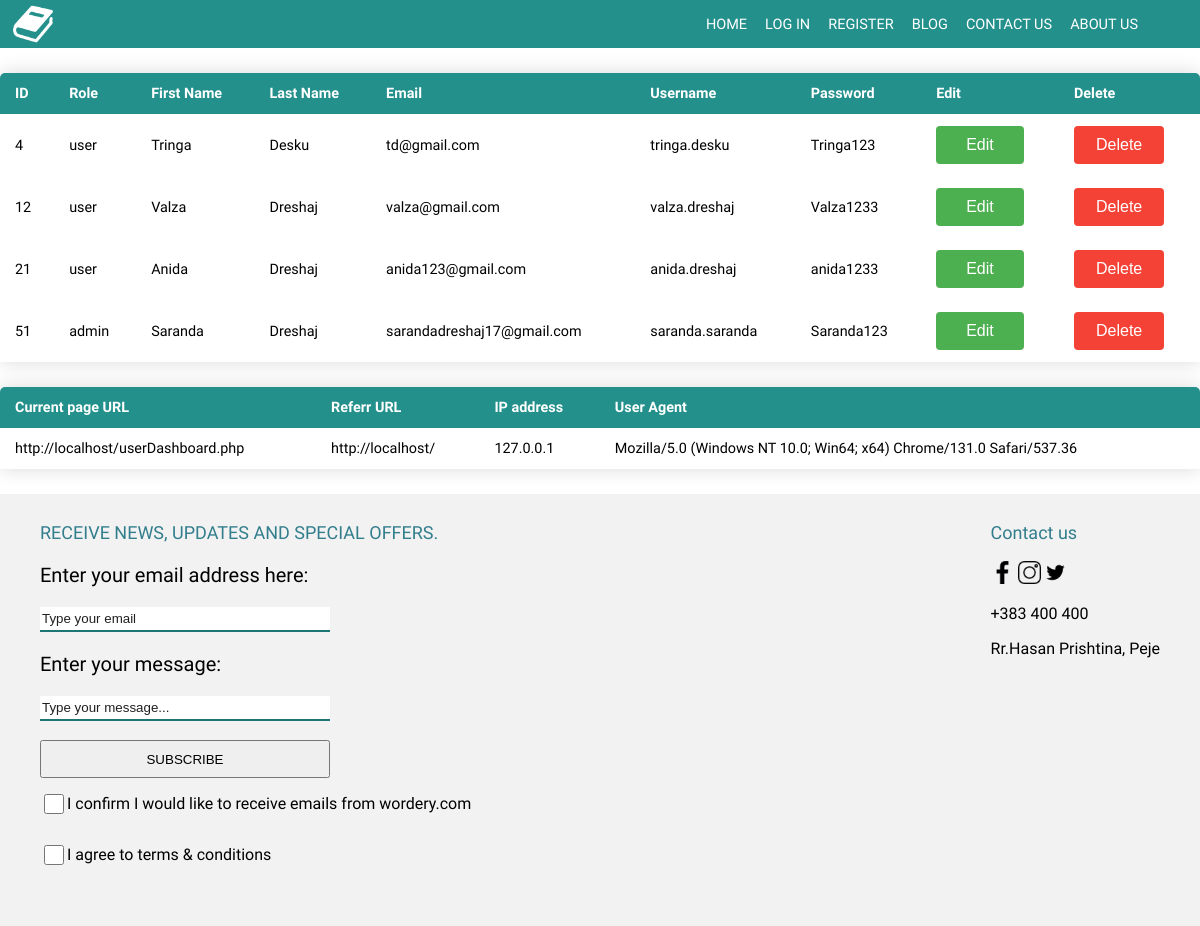
Screenshot of /userDashboard.php with the database file from the repository.
### tables this page shows
CREATE TABLE `user` (
  `id` int(11) NOT NULL,
  `role` varchar(11) DEFAULT '0',
  `name` varchar(255) NOT NULL,
  `surname` varchar(255) NOT NULL,
  `email` varchar(255) NOT NULL,
  `username` varchar(255) NOT NULL,
  `password` varchar(255) NOT NULL
);

### userRepository.php (called while the page is built, shortened)
<?php
class UserRepository
{
    private $connection;
    function __construct()
    {
        $conn = new DatabaseConnection;
        $this->connection = $conn->startConnection();
    }
    function getAllUsers()
    {
        $conn = $this->connection;
        $sql = "SELECT * from user";
        $statement = $conn->query($sql);
        $users = $statement->fetchAll();
        return $users;
    }
}

### log.php (called while the page is built, shortened)
<?php
$protocol = ((!empty($_SERVER['HTTPS']) && $_SERVER['HTTPS'] != 'off') || $_SERVER['SERVER_PORT'] == 443) ? "https://" : "http://";
$currentURL = $protocol . $_SERVER['HTTP_HOST'] . $_SERVER['REQUEST_URI'] . $_SERVER['QUERY_STRING'];
$user_ip_address = $_SERVER['REMOTE_ADDR'];
$referrer_url = !empty($_SERVER['HTTP_REFERER'])?$_SERVER['HTTP_REFERER']:'/';
$user_agent = $_SERVER['HTTP_USER_AGENT'];
?>

### userDashboard.php (the view, shortened to what this page needs)
<!DOCTYPE html>
<html lang="en">
<head>
  <link href="style.css" type="text/css" rel="stylesheet">
</head>
<body>
<?php
include 'inc/header.php';
include_once 'userRepository.php';
include_once 'log.php';
?>
<div>
    <table class="content-table">
        <thead>
            <tr>
              <th>ID</th>
              <th>Role</th>
              <th>First Name</th>
              <th>Last Name</th>
              <th>Email</th>
              <th>Username</th>
              <th>Password</th>
              <th>Edit</th>
              <th>Delete</th>
            </tr>
        </thead>
        <tbody>
            <?php
                $u = new userRepository;
                $allUsers = $u->getAllUsers();
                foreach($allUsers as $users):
            ?>
            <tr>
                <td><?php echo $users['id'] ?></td>
                <td><?php echo $users['role'] ?></td>
                <td><?php echo $users['name'] ?></td>
                <td><?php echo $users['surname'] ?></td>
                <td><?php echo $users['email']?></td>
                <td><?php echo $users['username'] ?></td>
                <td><?php echo $users['password'] ?></td>
                <td><button class="bttn"><a href="edit-users.php?id=<?php echo $users['id']; ?>" class="ahreff">Edit</a></button></td>
                <td><button class="bttn2"><a href="delete-users.php?id=<?php echo $users['id'] ?>" class="ahreff">Delete</a></button></td>
            </tr>
            <?php endforeach; ?>
        </tbody>
    </table>
</div>
<div>
    <table class="content-table">
        <thead>
            <tr>
              <th>Current page URL</th>
              <th>Referr URL</th>
              <th>IP address</th>
              <th>User Agent</th>
            </tr>
        </thead>
        <tbody>
            <tr>
                <td><?php echo $currentURL; ?></td>
                <td><?php echo $referrer_url; ?></td>
                <td><?php echo $user_ip_address;?></td>
                <td><?php echo $user_agent; ?></td>
            </tr>
        </tbody>
    </table>
</div>
<?php
        include 'inc/footer.php';
    ?>
</body>
</html>

### style.css (style rules this page uses)
body { margin: 0; font-family: 'Baloo 2', cursive; overflow-x:hidden; }
::placeholder { color: #202020; opacity: 1; }

### userDashboard.php (style rules this page uses)
.content-table { border-collapse: collapse; margin: 25px 0; font-size: 0.9em; width: 100%; border-radius: 5px 5px 0 0; overflow: hidden; box-shadow: 0 0 20px rgba(0, 0, 0, 0.15); }
.content-table thead tr { background-color: #23908c; color: #ffffff; text-align: left; font-weight: bold; }
.content-table th, .content-table td { padding: 12px 15px; }
.bttn { background-color: #4CAF50; border: none; color: white; padding: 10px 30px; text-align: center; text-decoration: none; display: inline-block; font-size: 16px; cursor: pointer; border-radius: 4px; }
.bttn2 { background-color: #f44336;; border: none; color: white; padding: 10px 22px; text-align: center; display: inline-block; font-size: 16px; cursor: pointer; border-radius: 4px; }
.ahreff { text-decoration: none; color: white; }

### rows the page displays
user: id "4", role "user", name "Tringa", surname "Desku", email "td@gmail.com", username "tringa.desku", password "Tringa123"
user: id "12", role "user", name "Valza", surname "Dreshaj", email "valza@gmail.com", username "valza.dreshaj", password "Valza1233"
user: id "21", role "user", name "Anida", surname "Dreshaj", email "anida123@gmail.com", username "anida.dreshaj", password "anida1233"
user: id "51", role "admin", name "Saranda", surname "Dreshaj", email "sarandadreshaj17@gmail.com", username "saranda.saranda", password "Saranda123"

### other values shown
$currentURL "http://localhost/userDashboard.php"
$referrer_url "http://localhost/"
$user_ip_address "127.0.0.1"
$user_agent "Mozilla/5.0 (Windows NT 10.0; Win64; x64) Chrome/131.0 Safari/537.36"
